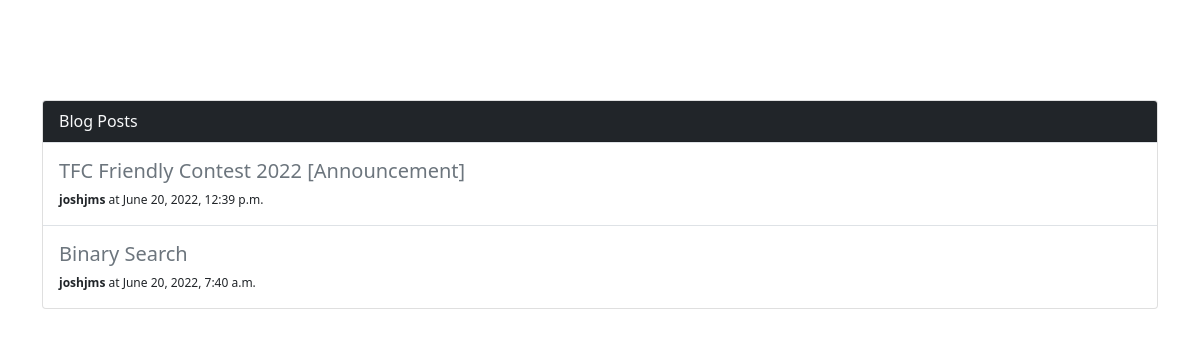
Screenshot of /blog/list with the database file from the repository.
### blog/models.py (models this page shows, shortened)
class Post(models.Model):
    id = models.IntegerField(primary_key = True)
    title = models.CharField(max_length = 200, unique = True)
    author = models.ForeignKey(User, on_delete = models.CASCADE)
    updated_on = models.DateTimeField(auto_now = True)
    created_on = models.DateTimeField(auto_now_add = True)
    content = RichTextField(blank = True, null = True)
    class Meta:
        ordering = ['-created_on']

### blog/views.py (the view)
# urls.py: path('list', views.list_blog, name = 'list'),
def list_blog(request):
    all_posts = Post.objects.all()
    return render(request, 'blog/list.html', {
        'all_posts' : all_posts,
    })

### blog/templates/blog/list.html (shortened to what this page needs)
<html>
<head>
    <link href="https://cdn.jsdelivr.net/npm/bootstrap@5.1.3/dist/css/bootstrap.min.css" rel="stylesheet"
 />
</head>
<body>
    <div class="container">
        <div class="row mb-3">
            <div class="col">
                <div class="card mb-3">
                    <div class="card-header bg-dark text-light">
                        Blog Posts
                    </div>
                    {% for post in all_posts %}
                    <div class="card-body border-top">
                        <h5 class="card-title"> <a class = "link-secondary text-decoration-none" href = "{% url 'blog:view' blog_id=post.id %}"> {{post.title}} </a> </h5>
                        <p class="card-text" style = "font-size: 12px">
                            <b>{{post.author}}</b> at {{post.created_on}}
                        </p>
                    </div>
                    {% endfor %}
                </div>
            </div>
        </div>
    </div>
</body>
</html>

### blog/templates/blog/list.html (style rules this page uses)
body { margin-top: 100px; padding: 0; }

### rows the page displays
Post: title "TFC Friendly Contest 2022 [Announcement]", author "joshjms", created_on "June 20, 2022, 12:39 p.m."
Post: title "Binary Search", author "joshjms", created_on "June 20, 2022, 7:40 a.m."
